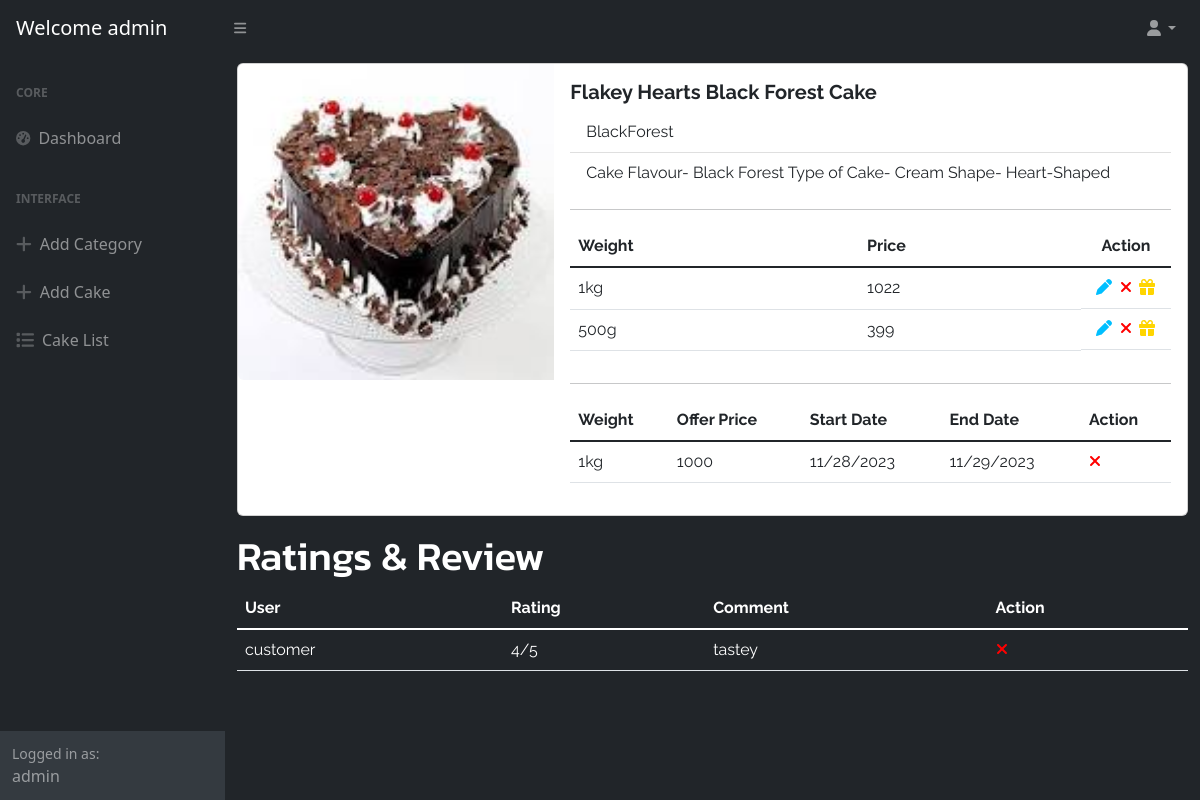
The app's page /2/detail (signed in) with its own data.
### cakeshop/models.py (models this page shows, shortened)
class User(AbstractUser):
    phone = models.CharField(max_length=100,unique=True)
    address = models.CharField(max_length=200)

class Cakes(models.Model):
    name = models.CharField(max_length=100,unique=True)
    image = models.ImageField(upload_to="images")
    description = models.CharField(max_length=500)
    category = models.ForeignKey(Category,null=True,on_delete=models.SET_NULL)

class Category(models.Model):
    name = models.CharField(max_length=100,unique=True)
    is_active = models.BooleanField(default=True)
    def __str__(self):
        return self.name

class CakeVarients(models.Model):
    options=(
        ("250g","250g"),
        ("500g","500g"),
        ("1kg","1kg"),
        ("1.5kg","1.5kg"),
        ("2kg","2kg")
    )
    weight=models.CharField(max_length=100,choices=options,default="1kg")
    price=models.PositiveIntegerField()
    cake=models.ForeignKey(Cakes,on_delete=models.CASCADE)

class Offers(models.Model):
    cakevarient=models.ForeignKey(CakeVarients,on_delete=models.CASCADE)
    price=models.PositiveIntegerField()
    start_date=models.DateTimeField()
    due_date=models.DateTimeField()

class Reviews(models.Model):
    user=models.ForeignKey(User,on_delete=models.CASCADE)
    cake=models.ForeignKey(Cakes,on_delete=models.CASCADE,null=True)
    rating=models.PositiveIntegerField(validators=[MinValueValidator(1),MaxValueValidator(5)])
    comment=models.CharField(max_length=300)

### cakeshop/views.py (the view)
# urls.py: path('<int:pk>/detail', CakeDetailView.as_view(), name = "cake_detail"),
@method_decorator(decs, name="dispatch")
class CakeDetailView(DetailView):
    template_name = "cakeshop/cake_detail.html"
    model = Cakes
    context_object_name = "cake"

### cakeshop/views.py (called while the page is built)
def signin_required(fn):
    def wrapper(request,*args,**kwargs):
        if not request.user.is_authenticated:
            messages.error(request,"Invalid User")
            return redirect("signin")
        else:
            return fn(request,*args,**kwargs)
    return wrapper

def is_admin(fn):
    def wrapper(request,*args,**kwargs):
        if not request.user.is_superuser:
            messages.error(request,"Permission Denied for current user")
            return redirect("signin")
        else:
            return fn(request,*args,**kwargs)
    return wrapper

### cakeshop/templates/cakeshop/cake_detail.html
{% extends 'cakeshop/base.html' %}
{% load static %}
{% block main_block %}
<link rel="stylesheet" href="{% static 'css/cake_list.css' %}">
    <div class="container-fluid mt-2 font">
        <div class="item d-flex justify-content-center">
            <div class="card mb-3" style="width: 100%;">
                <div class="row g-0">
                  <div class="col-md-4">
                    <img src="{{cake.image.url}}" class="img-fluid rounded-start" alt="..." width="100%">
                  </div>
                  <div class="col-md-8">
                    <div class="card-body">
                      <h5 class="card-title fw-bolder">{{cake.name}}</h5>
                      <ul class="list-group list-group-flush">
                        <li class="list-group-item">{{cake.category}}</li>
                        <li class="list-group-item">{{cake.description}}</li>
                      </ul>
                      <hr>
                      <div class="table-responsive">
                        <table class="table">
                          <thead>
                              <tr>
                                  <th>Weight</th>
                                  <th>Price</th>
                                  <th class="text-center" style="width: 15%;">Action</th>
                              </tr>
                          </thead>
                          <tbody class="table-group-divider">
                              {% for v in cake.cakevarients_set.all %}
                              <tr>
                                  <td>{{v.weight}}</td>
                                  <td>{{v.price}}</td>
                                  <td class="d-flex justify-content-evenly">
                                    <a href="{% url 'update_varient' v.id %}"><i class="fa-solid fa-pen" style="color: #00bfff;"></i></a>
                                    <a href="{% url 'varient_delete' v.id %}"><i class="fa-solid fa-xmark" style="color: #ff0000;"></i></a>
                                    <a href="{% url 'offer_add' v.id %}"><i class="fa-solid fa-gift" style="color: #ffd500;"></i></a>
                                  </td>
                              </tr>
                              {% endfor %}
                          </tbody>
                        </table>
                      </div>
                      <hr>
                      <div class="table-responsive">
                        <table class="table">
                          <thead>
                              <tr>
                                  <th>Weight</th>
                                  <th>Offer Price</th>
                                  <th>Start Date</th>
                                  <th>End Date</th>
                                  <th>Action</th>
                              </tr>
                          </thead>
                          <tbody class="table-group-divider">
                            {% for v in cake.cakevarients_set.all %}
                              {% for o in v.offers_set.all %}
                                <tr>
                                  <td>{{v.weight}}</td>
                                  <td>{{o.price}}</td>
                                  <td>{{o.start_date|date:"SHORT_DATE_FORMAT"}}</td>
                                  <td>{{o.due_date|date:"SHORT_DATE_FORMAT"}}</td>
                                  <td><a href="{% url 'offer_delete' o.id %}"><i class="fa-solid fa-xmark" style="color: #ff0000;"></i></a></td>
                                </tr>
                              {% endfor %}
                            {% endfor %}
                          </tbody>
                        </table>
                      </div>
                    </div>
                  </div>
                </div>
            </div>
        </div>
        <h1 class="text-white">Ratings & Review</h1>
        <div class="table-responsive">
          <table class="table text-white mb-5">
            <thead>
                <tr>
                    <th>User</th>
                    <th>Rating</th>
                    <th>Comment</th>
                    <th>Action</th>
                </tr>
            </thead>
            <tbody class="table-group-divider">
              {% for r in cake.reviews_set.all %}
                  <tr>
                    <td>{{r.user}}</td>
                    <td>{{r.rating}}/5</td>
                    <td>{{r.comment}}</td>
                    <td><a href="{% url 'review_delete' r.id %}"><i class="fa-solid fa-xmark" style="color: #ff0000;"></i></a></td>
                  </tr>
              {% endfor %}
            </tbody>
          </table>
        </div>
    </div>
{% endblock %}

### cakeshop/templates/cakeshop/base.html (shortened to what this page needs)
{% load static %}
<!DOCTYPE html>
<html lang="en">
    <head>
        <link href="https://cdn.jsdelivr.net/npm/simple-datatables@7.1.2/dist/style.min.css" rel="stylesheet" />
        <link href="{% static 'css/styles.css' %}" rel="stylesheet" />
    </head>
    <body class="sb-nav-fixed">
        <nav class="sb-topnav navbar navbar-expand navbar-dark bg-dark">
            <a class="navbar-brand ps-3" href="index.html">Welcome {{request.user}}</a>
            <button class="btn btn-link btn-sm order-1 order-lg-0 me-4 me-lg-0" id="sidebarToggle" href="#!"><i class="fas fa-bars"></i></button>
            <ul class="navbar-nav ms-auto me-0 me-md-3 my-2 my-md-0">
                <li class="nav-item dropdown">
                    <a class="nav-link dropdown-toggle" id="navbarDropdown" href="#" role="button" data-bs-toggle="dropdown" aria-expanded="false"><i class="fas fa-user fa-fw"></i></a>
                </li>
            </ul>
        </nav>
        <div id="layoutSidenav">
            <div id="layoutSidenav_nav">
                <nav class="sb-sidenav accordion sb-sidenav-dark" id="sidenavAccordion">
                    <div class="sb-sidenav-menu">
                        <div class="nav">
                            <div class="sb-sidenav-menu-heading">Core</div>
                            <a class="nav-link" href="{% url 'index' %}">
                                <div class="sb-nav-link-icon"><i class="fas fa-tachometer-alt"></i></div>
                                Dashboard
                            </a>
                            <div class="sb-sidenav-menu-heading">Interface</div>
                            <a class="nav-link" href="{% url 'category_add' %}">
                                <div class="sb-nav-link-icon"><i class="fa-solid fa-plus fa-lg"></i></div>
                                Add Category
                            </a>
                            <a class="nav-link" href="{% url 'cake_add' %}">
                                <div class="sb-nav-link-icon"><i class="fa-solid fa-plus fa-lg"></i></div>
                                Add Cake
                            </a>
                            <a class="nav-link" href="{% url 'cake_list' %}">
                                <div class="sb-nav-link-icon"><i class="fa-solid fa-list fa-lg"></i></div>
                                Cake List
                            </a>
                        </div>
                    </div>
                    <div class="sb-sidenav-footer">
                        <div class="small">Logged in as:</div>
                        {{request.user}}
                    </div>
                </nav>
            </div>
            <div id="layoutSidenav_content">
                <main>
                    <div>
                        {% block main_block %}
                        {% endblock %}
                    </div>
                </main>
            </div>
        </div>
    </body>
</html>

### cakeshop/static/css/cake_list.css (style rules this page uses)
body { background-color: #212529; }
h1 { font-family: 'Kanit', sans-serif; }
.font { font-family: 'Raleway', sans-serif; }

### records on screen
User: user "admin"
Cakes: image (picture), name "Flakey Hearts Black Forest Cake", category "BlackForest", description "Cake Flavour- Black Forest Type of Cake- Cream Shape- Heart-Shaped"
CakeVarients: weight "1kg", price "1022"
CakeVarients: weight "500g", price "399"
Offers: price "1000", start_date "11/28/2023", due_date "11/29/2023"
Reviews: user "customer", rating "4", comment "tastey"
